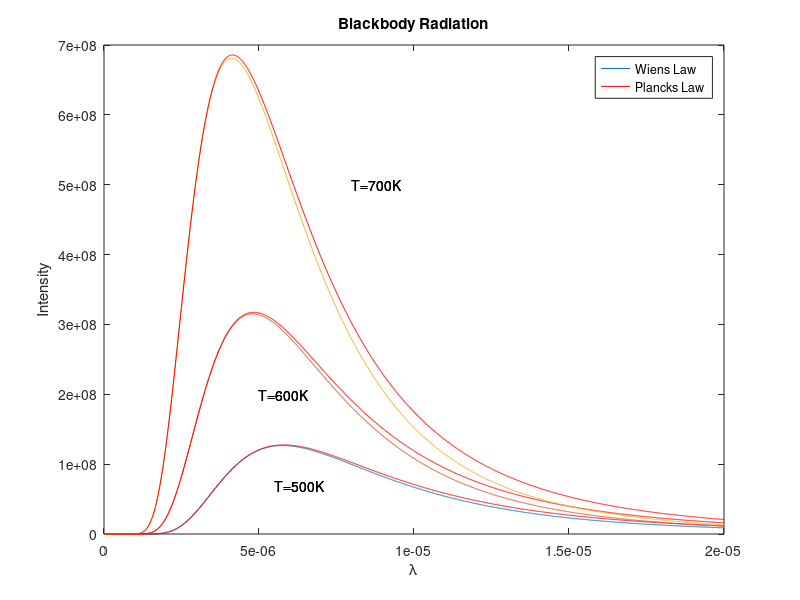

Reproduce this figure in MATLAB.
c=3*10^8; % speed of light in vaccum
h=6.625*10.^-34; %  Planck constant 
k=1.38*10.^-23; %   Boltzmann constant
T=[ 500 600 700 ]; % Temperatures in Kelvin
Lam=(0.0:0.01:20).*1e-6; 

for i=1:3
    
%------------Wiens Displacement Law--------------------------------------%

I1(:,i)= ((2*h*c*c)./(Lam.^5)).*(exp(-(h*c)./(Lam*k*T(i))));

%------------Planks Law--------------------------------------------------%

I2(:,i)=(2*h*c*c)./((Lam.^5).*(exp((h.*c)./(k.*T(i).*Lam))-1));

%------------------------------------------------------------------------%

plot(Lam,I1(:,i))
hold on
plot(Lam,I2(:,i),'r')

  text(.55e-5,.7e8,'T=500K')
  text(.5e-5,2e8,'T=600K')
  text(.8e-5,5e8,'T=700K')
  
  legend('Wiens Law','Plancks Law')

  xlabel('\lambda')
  ylabel('Intensity')
  title('Blackbody Radiation')
  
end